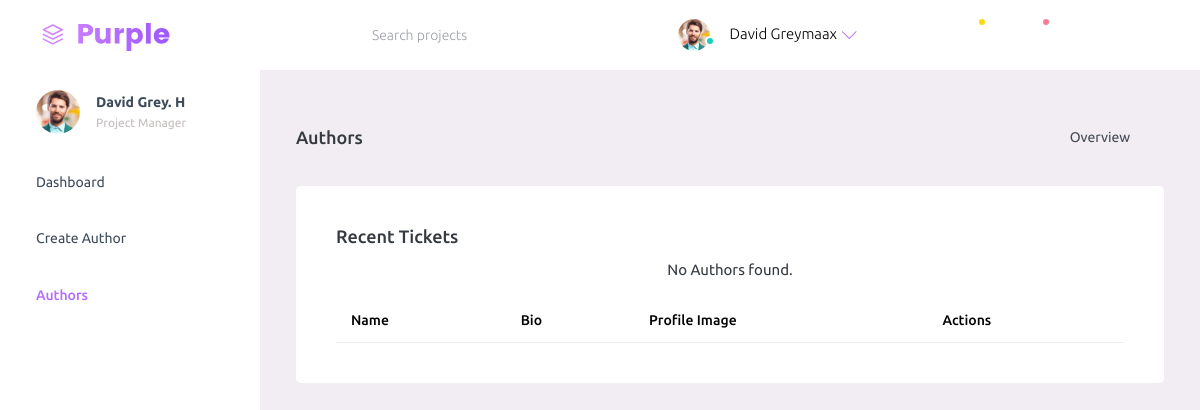
The app's page /dashboard/admin-auth/authors.php (signed in), older data.
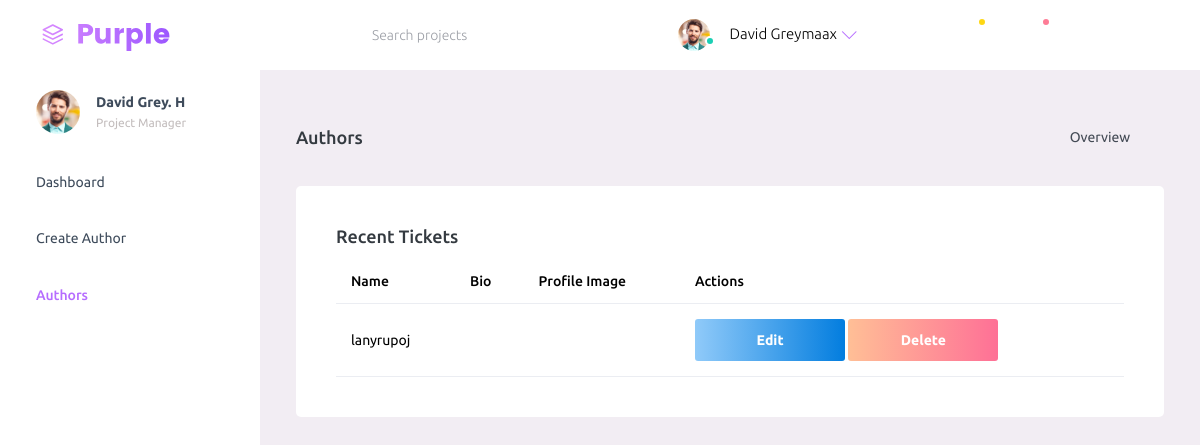
The same page, newer data.
### tables this page shows
CREATE TABLE `authors` (
  `author_id` int(11) NOT NULL,
  `user_id` int(11) DEFAULT NULL,
  `author_name` varchar(30) DEFAULT NULL,
  `bio` text DEFAULT NULL,
  `profile_image` varchar(255) DEFAULT NULL
);

### dashboard/admin-auth/authors.php (the view, shortened to what the changed rows need)
<?php
include "../assets/includes/header.php"; ?>
    <div class="container-scroller">
      <div class="container-fluid page-body-wrapper">
        <div class="main-panel">
          <div class="content-wrapper">
            <div class="row">
              <div class="col-12 grid-margin">
                <div class="card">
                  <div class="card-body">
                    <div class="table-responsive">
                      <table class="table">
                      <thead>
                          <tr>
                            <th> Name </th>
                            <th> Bio </th>
                            <th> Profile Image </th>
                            <th> Actions </th>
                          </tr>
                        </thead>
                      <tbody>
                      <?php
                        $sql = "SELECT * FROM authors";
                        $result = $conn->query($sql);
                        if ($result->num_rows > 0):
                        while ($row = $result->fetch_assoc()):
                        ?>
                            <tr>
                            <td><?= htmlspecialchars($row['author_name']) ?></td>
                            <td><?= htmlspecialchars($row['bio']) ?></td>
                            <td>
                            </td>
                            <td>
                                <span>
                                <a href="editdelete.php?id=<?= $row['author_id'] ?>" class="btn btn-gradient-info btn-fw">Edit</a>
                                <a href="authordelete.php?id=<?= $row['author_id'] ?>" class="btn btn-gradient-danger btn-fw" onclick="return confirm('Are you sure you want to delete this eBook?');">Delete</a>
                                </span>
                            </td>
                            </tr>
                        <?php
                        endwhile;
                        else:
                        echo "<p class='text-center'>No Authors found.</p>";
                        endif;
                        ?>
                        </tbody>
                      </table>
                    </div>
                  </div>
                </div>
              </div>
            </div>
          </div>
        </div>
      </div>
    </div>
    <?php include "../assets/includes/footer.php"; ?>

Row changes from the older to the newer data that the page shows:
added authors: author_name "lanyrupoj"
Text that changed along with them:
text no longer shown: "No Authors found."
